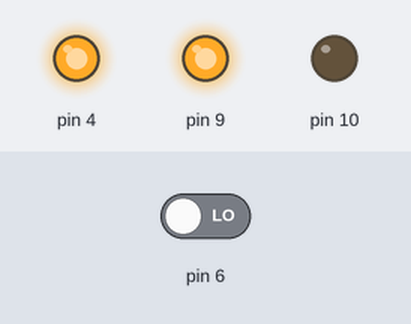
The sketch below on a simulated Arduino Uno, built with avr-gcc and run on an emulated ATmega328P. Parts: output pins drawn as LEDs (lit = HIGH). Inputs (shaded band) come from the test bench; at power-on: pin 6 LOW.

Above: at 3.8 s.
3.9 s: pin 6 driven HIGH
At 5.6 s:
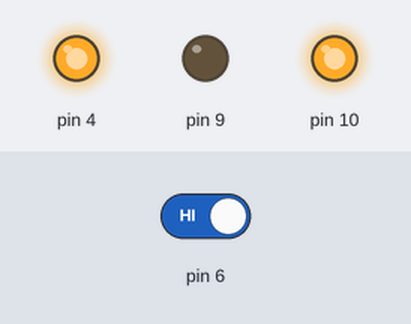
At 6.4 s:
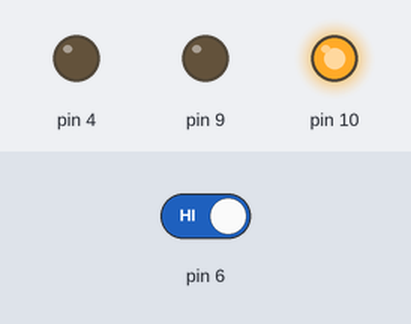
7.5 s: pin 6 driven LOW
At 8.9 s:
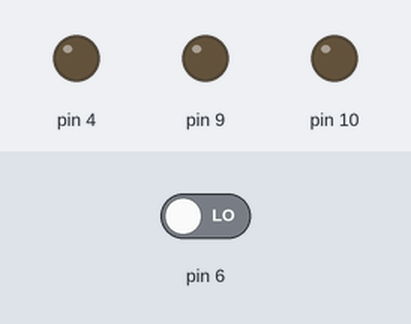
Timing chart, 0 to 11.0 s (numbered marks = the images above; inputs shaded):
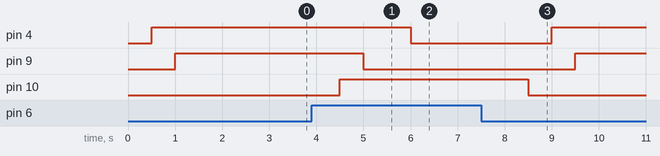

Measured:
- after the input at 3.9 s, pin 4: HIGH → LOW after 2.1 s; pin 9: HIGH → LOW after 1.1 s; pin 10: LOW → HIGH after 0.60 s
- after the input at 7.5 s, pin 4: LOW → HIGH after 1.5 s; pin 9: LOW → HIGH after 2.0 s; pin 10: HIGH → LOW after 1.0 s

The sketch:

BuzzerCode.ino
```cpp
void setup() {
  // put your setup code here, to run once:
  pinMode(10,OUTPUT);
  pinMode(9, OUTPUT);
  pinMode(4,OUTPUT);
  pinMode(6,INPUT);

}

void loop() {
  // put your main code here, to run repeatedly:
  if(digitalRead(6)==HIGH) {
    digitalWrite(10,HIGH);
    delay(500);
    digitalWrite(9,LOW);
    delay(500);
    digitalWrite(6,LOW);
    delay(500);
    digitalWrite(4,LOW);
    delay(500);

  }else{
    digitalWrite(10,LOW);
    delay(500);
    digitalWrite(4, HIGH);
    delay(500);
    digitalWrite(9,HIGH);
    delay(500);

  }


}
```
